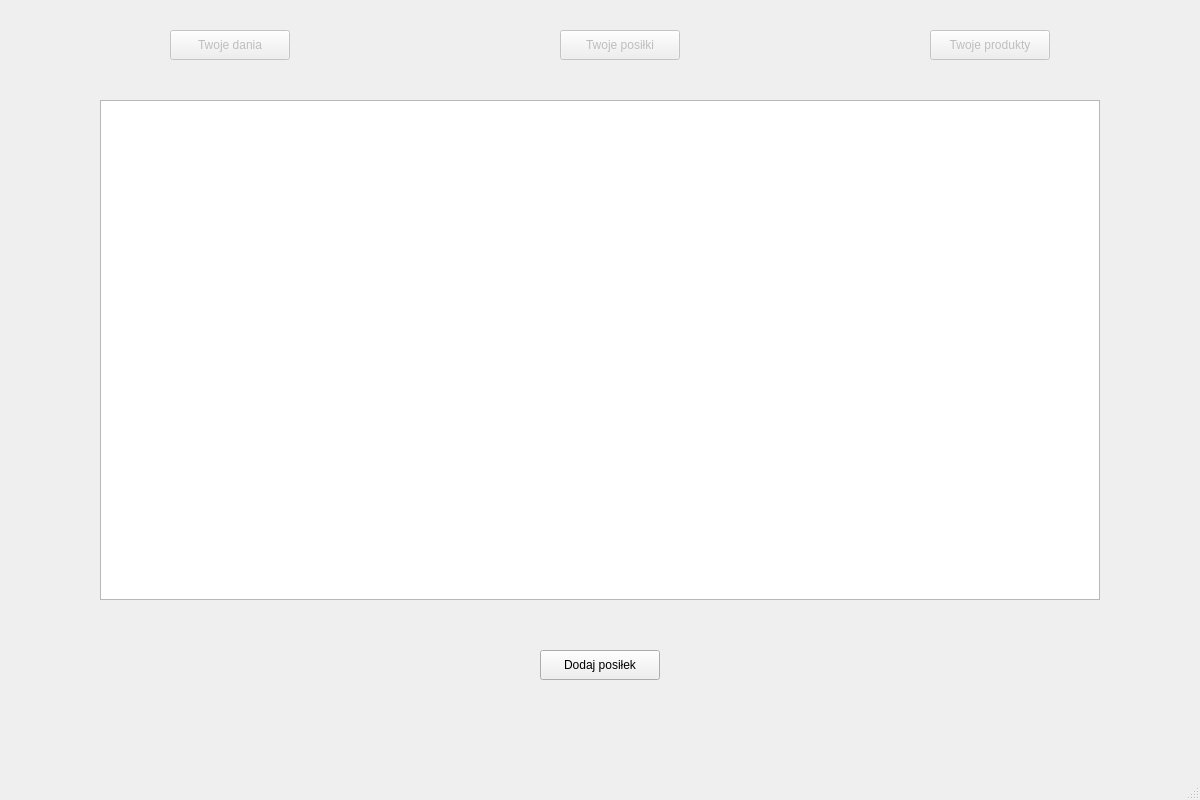
<?xml version="1.0" encoding="UTF-8"?>
<ui version="4.0">
 <class>MainWindow</class>
 <widget class="QMainWindow" name="MainWindow">
  <property name="geometry">
   <rect>
    <x>0</x>
    <y>0</y>
    <width>1200</width>
    <height>800</height>
   </rect>
  </property>
  <property name="sizePolicy">
   <sizepolicy hsizetype="Fixed" vsizetype="Fixed">
    <horstretch>0</horstretch>
    <verstretch>0</verstretch>
   </sizepolicy>
  </property>
  <property name="windowTitle">
   <string>Kalkulator WW i WBT</string>
  </property>
  <widget class="QWidget" name="centralwidget">
   <widget class="QStackedWidget" name="stackedWidget">
    <property name="geometry">
     <rect>
      <x>0</x>
      <y>90</y>
      <width>1200</width>
      <height>710</height>
     </rect>
    </property>
    <property name="currentIndex">
     <number>1</number>
    </property>
    <widget class="QWidget" name="mainPage"/>
    <widget class="QWidget" name="yourMeals">
     <widget class="QPushButton" name="addMealBut">
      <property name="geometry">
       <rect>
        <x>540</x>
        <y>560</y>
        <width>120</width>
        <height>30</height>
       </rect>
      </property>
      <property name="text">
       <string>Dodaj posiłek</string>
      </property>
     </widget>
     <widget class="MealsTable" name="dishesTable">
      <property name="enabled">
       <bool>true</bool>
      </property>
      <property name="geometry">
       <rect>
        <x>100</x>
        <y>10</y>
        <width>1000</width>
        <height>500</height>
       </rect>
      </property>
      <property name="sizePolicy">
       <sizepolicy hsizetype="Fixed" vsizetype="Fixed">
        <horstretch>0</horstretch>
        <verstretch>0</verstretch>
       </sizepolicy>
      </property>
      <property name="minimumSize">
       <size>
        <width>0</width>
        <height>0</height>
       </size>
      </property>
      <property name="sizeIncrement">
       <size>
        <width>0</width>
        <height>0</height>
       </size>
      </property>
      <property name="baseSize">
       <size>
        <width>0</width>
        <height>0</height>
       </size>
      </property>
      <property name="rowCount">
       <number>0</number>
      </property>
      <property name="columnCount">
       <number>0</number>
      </property>
      <attribute name="verticalHeaderVisible">
       <bool>false</bool>
      </attribute>
     </widget>
    </widget>
    <widget class="QWidget" name="yourProducts">
     <widget class="QPushButton" name="addProductBut">
      <property name="geometry">
       <rect>
        <x>470</x>
        <y>560</y>
        <width>120</width>
        <height>30</height>
       </rect>
      </property>
      <property name="text">
       <string>Dodaj produkt</string>
      </property>
     </widget>
     <widget class="ProductsTable" name="productsTable">
      <property name="enabled">
       <bool>true</bool>
      </property>
      <property name="geometry">
       <rect>
        <x>100</x>
        <y>10</y>
        <width>1000</width>
        <height>500</height>
       </rect>
      </property>
      <property name="sizePolicy">
       <sizepolicy hsizetype="Fixed" vsizetype="Fixed">
        <horstretch>0</horstretch>
        <verstretch>0</verstretch>
       </sizepolicy>
      </property>
      <property name="minimumSize">
       <size>
        <width>0</width>
        <height>0</height>
       </size>
      </property>
      <property name="sizeIncrement">
       <size>
        <width>0</width>
        <height>0</height>
       </size>
      </property>
      <property name="baseSize">
       <size>
        <width>0</width>
        <height>0</height>
       </size>
      </property>
      <property name="rowCount">
       <number>0</number>
      </property>
      <property name="columnCount">
       <number>0</number>
      </property>
      <attribute name="verticalHeaderVisible">
       <bool>false</bool>
      </attribute>
     </widget>
     <widget class="QPushButton" name="pushButton">
      <property name="geometry">
       <rect>
        <x>610</x>
        <y>560</y>
        <width>140</width>
        <height>30</height>
       </rect>
      </property>
      <property name="text">
       <string>Usun zaznaczone</string>
      </property>
     </widget>
    </widget>
    <widget class="QWidget" name="addProductPage">
     <widget class="QLabel" name="fatLabel_2">
      <property name="geometry">
       <rect>
        <x>270</x>
        <y>178</y>
        <width>60</width>
        <height>16</height>
       </rect>
      </property>
      <property name="text">
       <string>Tłuszcz:</string>
      </property>
     </widget>
     <widget class="QLineEdit" name="productName_2">
      <property name="geometry">
       <rect>
        <x>370</x>
        <y>100</y>
        <width>251</width>
        <height>21</height>
       </rect>
      </property>
     </widget>
     <widget class="QLabel" name="fiberLabel_2">
      <property name="geometry">
       <rect>
        <x>270</x>
        <y>258</y>
        <width>60</width>
        <height>16</height>
       </rect>
      </property>
      <property name="text">
       <string>Błonnik:</string>
      </property>
     </widget>
     <widget class="QDoubleSpinBox" name="protein_2">
      <property name="geometry">
       <rect>
        <x>400</x>
        <y>220</y>
        <width>62</width>
        <height>22</height>
       </rect>
      </property>
      <property name="maximum">
       <double>1000.000000000000000</double>
      </property>
     </widget>
     <widget class="QDoubleSpinBox" name="fat_2">
      <property name="geometry">
       <rect>
        <x>400</x>
        <y>180</y>
        <width>62</width>
        <height>22</height>
       </rect>
      </property>
      <property name="maximum">
       <double>1000.000000000000000</double>
      </property>
     </widget>
     <widget class="QLabel" name="carboLabel_2">
      <property name="geometry">
       <rect>
        <x>229</x>
        <y>140</y>
        <width>101</width>
        <height>20</height>
       </rect>
      </property>
      <property name="text">
       <string>Weglowodany:</string>
      </property>
     </widget>
     <widget class="QLabel" name="proteinLabel_2">
      <property name="geometry">
       <rect>
        <x>270</x>
        <y>218</y>
        <width>60</width>
        <height>16</height>
       </rect>
      </property>
      <property name="text">
       <string>Białko:</string>
      </property>
     </widget>
     <widget class="QDoubleSpinBox" name="fiber_2">
      <property name="geometry">
       <rect>
        <x>400</x>
        <y>260</y>
        <width>62</width>
        <height>22</height>
       </rect>
      </property>
      <property name="maximum">
       <double>1000.000000000000000</double>
      </property>
     </widget>
     <widget class="QLabel" name="productNameLabel_2">
      <property name="geometry">
       <rect>
        <x>219</x>
        <y>100</y>
        <width>111</width>
        <height>20</height>
       </rect>
      </property>
      <property name="text">
       <string>Nazwa produktu:</string>
      </property>
     </widget>
     <widget class="QDoubleSpinBox" name="carbo_2">
      <property name="geometry">
       <rect>
        <x>400</x>
        <y>140</y>
        <width>62</width>
        <height>22</height>
       </rect>
      </property>
      <property name="maximum">
       <double>1000.000000000000000</double>
      </property>
     </widget>
     <widget class="QPushButton" name="pushButton_7">
      <property name="geometry">
       <rect>
        <x>350</x>
        <y>330</y>
        <width>113</width>
        <height>32</height>
       </rect>
      </property>
      <property name="text">
       <string>Dodaj produkt</string>
      </property>
     </widget>
    </widget>
    <widget class="QWidget" name="yourDishes">
     <widget class="DishesTable" name="dishesTable_2">
      <property name="enabled">
       <bool>true</bool>
      </property>
      <property name="geometry">
       <rect>
        <x>100</x>
        <y>10</y>
        <width>1000</width>
        <height>500</height>
       </rect>
      </property>
      <property name="sizePolicy">
       <sizepolicy hsizetype="Fixed" vsizetype="Fixed">
        <horstretch>0</horstretch>
        <verstretch>0</verstretch>
       </sizepolicy>
      </property>
      <property name="minimumSize">
       <size>
        <width>0</width>
        <height>0</height>
       </size>
      </property>
      <property name="sizeIncrement">
       <size>
        <width>0</width>
        <height>0</height>
       </size>
      </property>
      <property name="baseSize">
       <size>
        <width>0</width>
        <height>0</height>
       </size>
      </property>
      <property name="rowCount">
       <number>10</number>
      </property>
      <property name="columnCount">
       <number>5</number>
      </property>
      <attribute name="verticalHeaderVisible">
       <bool>false</bool>
      </attribute>
      <row/>
      <row/>
      <row/>
      <row/>
      <row/>
      <row/>
      <row/>
      <row/>
      <row/>
      <row/>
      <column/>
      <column/>
      <column/>
      <column/>
      <column/>
     </widget>
     <widget class="QPushButton" name="addMealBut_2">
      <property name="geometry">
       <rect>
        <x>450</x>
        <y>550</y>
        <width>120</width>
        <height>30</height>
       </rect>
      </property>
      <property name="text">
       <string>Dodaj posiłek</string>
      </property>
     </widget>
     <widget class="QPushButton" name="pushButton_9">
      <property name="geometry">
       <rect>
        <x>590</x>
        <y>550</y>
        <width>131</width>
        <height>32</height>
       </rect>
      </property>
      <property name="text">
       <string>Usuń zaznaczone</string>
      </property>
     </widget>
    </widget>
    <widget class="QWidget" name="dishIngPage">
     <widget class="QPushButton" name="pushButton_2">
      <property name="geometry">
       <rect>
        <x>70</x>
        <y>10</y>
        <width>113</width>
        <height>32</height>
       </rect>
      </property>
      <property name="text">
       <string>Wróć</string>
      </property>
     </widget>
     <widget class="ProductsTable" name="dishIngTable">
      <property name="enabled">
       <bool>true</bool>
      </property>
      <property name="geometry">
       <rect>
        <x>100</x>
        <y>70</y>
        <width>1000</width>
        <height>500</height>
       </rect>
      </property>
      <property name="sizePolicy">
       <sizepolicy hsizetype="Fixed" vsizetype="Fixed">
        <horstretch>0</horstretch>
        <verstretch>0</verstretch>
       </sizepolicy>
      </property>
      <property name="minimumSize">
       <size>
        <width>0</width>
        <height>0</height>
       </size>
      </property>
      <property name="sizeIncrement">
       <size>
        <width>0</width>
        <height>0</height>
       </size>
      </property>
      <property name="baseSize">
       <size>
        <width>0</width>
        <height>0</height>
       </size>
      </property>
      <property name="rowCount">
       <number>10</number>
      </property>
      <property name="columnCount">
       <number>5</number>
      </property>
      <attribute name="verticalHeaderVisible">
       <bool>false</bool>
      </attribute>
      <row/>
      <row/>
      <row/>
      <row/>
      <row/>
      <row/>
      <row/>
      <row/>
      <row/>
      <row/>
      <column/>
      <column/>
      <column/>
      <column/>
      <column/>
     </widget>
     <widget class="QLabel" name="dishNameLabel">
      <property name="geometry">
       <rect>
        <x>180</x>
        <y>10</y>
        <width>881</width>
        <height>31</height>
       </rect>
      </property>
      <property name="font">
       <font>
        <pointsize>17</pointsize>
       </font>
      </property>
      <property name="text">
       <string>Składniki dania:</string>
      </property>
      <property name="textFormat">
       <enum>Qt::RichText</enum>
      </property>
      <property name="alignment">
       <set>Qt::AlignCenter</set>
      </property>
     </widget>
    </widget>
    <widget class="QWidget" name="mealIngPage">
     <widget class="QLabel" name="mealDateLabel">
      <property name="geometry">
       <rect>
        <x>180</x>
        <y>10</y>
        <width>881</width>
        <height>31</height>
       </rect>
      </property>
      <property name="font">
       <font>
        <pointsize>17</pointsize>
       </font>
      </property>
      <property name="text">
       <string>Posiłek z dnia: </string>
      </property>
      <property name="textFormat">
       <enum>Qt::RichText</enum>
      </property>
      <property name="alignment">
       <set>Qt::AlignCenter</set>
      </property>
     </widget>
     <widget class="QPushButton" name="backButton">
      <property name="geometry">
       <rect>
        <x>70</x>
        <y>10</y>
        <width>113</width>
        <height>32</height>
       </rect>
      </property>
      <property name="text">
       <string>Wróć</string>
      </property>
     </widget>
     <widget class="ProductsTable" name="mealIngTable">
      <property name="enabled">
       <bool>true</bool>
      </property>
      <property name="geometry">
       <rect>
        <x>100</x>
        <y>60</y>
        <width>1000</width>
        <height>500</height>
       </rect>
      </property>
      <property name="sizePolicy">
       <sizepolicy hsizetype="Fixed" vsizetype="Fixed">
        <horstretch>0</horstretch>
        <verstretch>0</verstretch>
       </sizepolicy>
      </property>
      <property name="minimumSize">
       <size>
        <width>0</width>
        <height>0</height>
       </size>
      </property>
      <property name="sizeIncrement">
       <size>
        <width>0</width>
        <height>0</height>
       </size>
      </property>
      <property name="baseSize">
       <size>
        <width>0</width>
        <height>0</height>
       </size>
      </property>
      <property name="rowCount">
       <number>10</number>
      </property>
      <property name="columnCount">
       <number>5</number>
      </property>
      <attribute name="verticalHeaderVisible">
       <bool>false</bool>
      </attribute>
      <row/>
      <row/>
      <row/>
      <row/>
      <row/>
      <row/>
      <row/>
      <row/>
      <row/>
      <row/>
      <column/>
      <column/>
      <column/>
      <column/>
      <column/>
     </widget>
    </widget>
    <widget class="QWidget" name="dishNameSet">
     <widget class="QLabel" name="dishNameLabel_2">
      <property name="geometry">
       <rect>
        <x>290</x>
        <y>165</y>
        <width>81</width>
        <height>16</height>
       </rect>
      </property>
      <property name="text">
       <string>Nazwa dania:</string>
      </property>
     </widget>
     <widget class="QLineEdit" name="dishNameInput">
      <property name="geometry">
       <rect>
        <x>440</x>
        <y>165</y>
        <width>231</width>
        <height>21</height>
       </rect>
      </property>
     </widget>
     <widget class="QPushButton" name="dishSet1Next">
      <property name="geometry">
       <rect>
        <x>720</x>
        <y>160</y>
        <width>81</width>
        <height>32</height>
       </rect>
      </property>
      <property name="text">
       <string>Dalej</string>
      </property>
     </widget>
    </widget>
    <widget class="QWidget" name="addDishProdTabPage">
     <widget class="QPushButton" name="addProductBut_2">
      <property name="geometry">
       <rect>
        <x>980</x>
        <y>500</y>
        <width>120</width>
        <height>30</height>
       </rect>
      </property>
      <property name="text">
       <string>Dodaj produkt</string>
      </property>
     </widget>
     <widget class="ProductsTable" name="newDishProdTable">
      <property name="enabled">
       <bool>true</bool>
      </property>
      <property name="geometry">
       <rect>
        <x>100</x>
        <y>0</y>
        <width>1000</width>
        <height>500</height>
       </rect>
      </property>
      <property name="sizePolicy">
       <sizepolicy hsizetype="Fixed" vsizetype="Fixed">
        <horstretch>0</horstretch>
        <verstretch>0</verstretch>
       </sizepolicy>
      </property>
      <property name="minimumSize">
       <size>
        <width>0</width>
        <height>0</height>
       </size>
      </property>
      <property name="sizeIncrement">
       <size>
        <width>0</width>
        <height>0</height>
       </size>
      </property>
      <property name="baseSize">
       <size>
        <width>0</width>
        <height>0</height>
       </size>
      </property>
      <property name="rowCount">
       <number>0</number>
      </property>
      <property name="columnCount">
       <number>0</number>
      </property>
      <attribute name="verticalHeaderVisible">
       <bool>false</bool>
      </attribute>
     </widget>
     <widget class="QPushButton" name="pushButton_4">
      <property name="geometry">
       <rect>
        <x>672</x>
        <y>550</y>
        <width>71</width>
        <height>32</height>
       </rect>
      </property>
      <property name="text">
       <string>Anuluj</string>
      </property>
     </widget>
     <widget class="QPushButton" name="pushButton_5">
      <property name="geometry">
       <rect>
        <x>472</x>
        <y>550</y>
        <width>71</width>
        <height>32</height>
       </rect>
      </property>
      <property name="text">
       <string>Wstecz</string>
      </property>
     </widget>
     <widget class="QPushButton" name="pushButton_6">
      <property name="geometry">
       <rect>
        <x>550</x>
        <y>550</y>
        <width>113</width>
        <height>32</height>
       </rect>
      </property>
      <property name="text">
       <string>Dodaj danie</string>
      </property>
     </widget>
    </widget>
    <widget class="QWidget" name="addDishaddProd">
     <widget class="QLabel" name="carboLabel_3">
      <property name="geometry">
       <rect>
        <x>289</x>
        <y>202</y>
        <width>101</width>
        <height>20</height>
       </rect>
      </property>
      <property name="text">
       <string>Weglowodany:</string>
      </property>
     </widget>
     <widget class="QLabel" name="fiberLabel_3">
      <property name="geometry">
       <rect>
        <x>330</x>
        <y>320</y>
        <width>60</width>
        <height>16</height>
       </rect>
      </property>
      <property name="text">
       <string>Błonnik:</string>
      </property>
     </widget>
     <widget class="QLineEdit" name="productName_3">
      <property name="geometry">
       <rect>
        <x>430</x>
        <y>162</y>
        <width>251</width>
        <height>21</height>
       </rect>
      </property>
     </widget>
     <widget class="QLabel" name="fatLabel_3">
      <property name="geometry">
       <rect>
        <x>330</x>
        <y>240</y>
        <width>60</width>
        <height>16</height>
       </rect>
      </property>
      <property name="text">
       <string>Tłuszcz:</string>
      </property>
     </widget>
     <widget class="QLabel" name="productNameLabel_3">
      <property name="geometry">
       <rect>
        <x>279</x>
        <y>162</y>
        <width>111</width>
        <height>20</height>
       </rect>
      </property>
      <property name="text">
       <string>Nazwa produktu:</string>
      </property>
     </widget>
     <widget class="QLabel" name="proteinLabel_3">
      <property name="geometry">
       <rect>
        <x>330</x>
        <y>280</y>
        <width>60</width>
        <height>16</height>
       </rect>
      </property>
      <property name="text">
       <string>Białko:</string>
      </property>
     </widget>
     <widget class="QDoubleSpinBox" name="protein_3">
      <property name="geometry">
       <rect>
        <x>460</x>
        <y>282</y>
        <width>62</width>
        <height>22</height>
       </rect>
      </property>
      <property name="maximum">
       <double>1000.000000000000000</double>
      </property>
     </widget>
     <widget class="QDoubleSpinBox" name="carbo_3">
      <property name="geometry">
       <rect>
        <x>460</x>
        <y>202</y>
        <width>62</width>
        <height>22</height>
       </rect>
      </property>
      <property name="maximum">
       <double>1000.000000000000000</double>
      </property>
     </widget>
     <widget class="QDoubleSpinBox" name="fiber_3">
      <property name="geometry">
       <rect>
        <x>460</x>
        <y>322</y>
        <width>62</width>
        <height>22</height>
       </rect>
      </property>
      <property name="maximum">
       <double>1000.000000000000000</double>
      </property>
     </widget>
     <widget class="QDoubleSpinBox" name="fat_3">
      <property name="geometry">
       <rect>
        <x>460</x>
        <y>242</y>
        <width>62</width>
        <height>22</height>
       </rect>
      </property>
      <property name="maximum">
       <double>1000.000000000000000</double>
      </property>
     </widget>
     <widget class="QPushButton" name="pushButton_8">
      <property name="geometry">
       <rect>
        <x>410</x>
        <y>392</y>
        <width>113</width>
        <height>32</height>
       </rect>
      </property>
      <property name="text">
       <string>Dodaj produkt</string>
      </property>
     </widget>
     <widget class="QPushButton" name="pushButton_3">
      <property name="geometry">
       <rect>
        <x>100</x>
        <y>30</y>
        <width>113</width>
        <height>32</height>
       </rect>
      </property>
      <property name="text">
       <string>Wróć</string>
      </property>
     </widget>
    </widget>
    <widget class="QWidget" name="addingMealPage">
     <widget class="SimpleTable" name="mealAddedProdTab">
      <property name="geometry">
       <rect>
        <x>190</x>
        <y>100</y>
        <width>261</width>
        <height>391</height>
       </rect>
      </property>
     </widget>
     <widget class="SimpleTable" name="mealAddedDishTab">
      <property name="geometry">
       <rect>
        <x>690</x>
        <y>100</y>
        <width>261</width>
        <height>391</height>
       </rect>
      </property>
     </widget>
     <widget class="QLabel" name="label">
      <property name="geometry">
       <rect>
        <x>199</x>
        <y>56</y>
        <width>241</width>
        <height>20</height>
       </rect>
      </property>
      <property name="font">
       <font>
        <weight>75</weight>
        <bold>true</bold>
       </font>
      </property>
      <property name="text">
       <string>Dodane produkty:</string>
      </property>
      <property name="alignment">
       <set>Qt::AlignCenter</set>
      </property>
     </widget>
     <widget class="QLabel" name="label_2">
      <property name="geometry">
       <rect>
        <x>700</x>
        <y>60</y>
        <width>241</width>
        <height>20</height>
       </rect>
      </property>
      <property name="font">
       <font>
        <weight>75</weight>
        <bold>true</bold>
       </font>
      </property>
      <property name="text">
       <string>Dodane dania:</string>
      </property>
      <property name="alignment">
       <set>Qt::AlignCenter</set>
      </property>
     </widget>
     <widget class="QPushButton" name="addMealButton">
      <property name="geometry">
       <rect>
        <x>510</x>
        <y>580</y>
        <width>113</width>
        <height>32</height>
       </rect>
      </property>
      <property name="text">
       <string>Dodaj posiłek</string>
      </property>
     </widget>
     <widget class="QPushButton" name="mealAddProdBut">
      <property name="geometry">
       <rect>
        <x>270</x>
        <y>500</y>
        <width>113</width>
        <height>32</height>
       </rect>
      </property>
      <property name="text">
       <string>Dodaj produkt</string>
      </property>
     </widget>
     <widget class="QPushButton" name="mealAddDishButton">
      <property name="geometry">
       <rect>
        <x>770</x>
        <y>500</y>
        <width>113</width>
        <height>32</height>
       </rect>
      </property>
      <property name="text">
       <string>Dodaj danie</string>
      </property>
     </widget>
     <widget class="QLabel" name="label_3">
      <property name="geometry">
       <rect>
        <x>400</x>
        <y>10</y>
        <width>91</width>
        <height>31</height>
       </rect>
      </property>
      <property name="font">
       <font>
        <pointsize>15</pointsize>
       </font>
      </property>
      <property name="text">
       <string>SUMA WW:</string>
      </property>
     </widget>
     <widget class="QLabel" name="sumaWW">
      <property name="geometry">
       <rect>
        <x>500</x>
        <y>10</y>
        <width>60</width>
        <height>31</height>
       </rect>
      </property>
      <property name="font">
       <font>
        <pointsize>15</pointsize>
        <weight>75</weight>
        <bold>true</bold>
       </font>
      </property>
      <property name="text">
       <string>0</string>
      </property>
     </widget>
     <widget class="QLabel" name="label_5">
      <property name="geometry">
       <rect>
        <x>590</x>
        <y>10</y>
        <width>91</width>
        <height>31</height>
       </rect>
      </property>
      <property name="font">
       <font>
        <pointsize>15</pointsize>
       </font>
      </property>
      <property name="text">
       <string>SUMA WBT:</string>
      </property>
     </widget>
     <widget class="QLabel" name="sumaWBT">
      <property name="geometry">
       <rect>
        <x>690</x>
        <y>10</y>
        <width>60</width>
        <height>31</height>
       </rect>
      </property>
      <property name="font">
       <font>
        <pointsize>15</pointsize>
        <weight>75</weight>
        <bold>true</bold>
       </font>
      </property>
      <property name="text">
       <string>0</string>
      </property>
     </widget>
    </widget>
    <widget class="QWidget" name="mealAddProductPage">
     <widget class="QPushButton" name="addProductBut_3">
      <property name="geometry">
       <rect>
        <x>460</x>
        <y>550</y>
        <width>140</width>
        <height>30</height>
       </rect>
      </property>
      <property name="text">
       <string>Dodaj ten produkt</string>
      </property>
     </widget>
     <widget class="ProductsTable" name="mealAddProdTab">
      <property name="enabled">
       <bool>true</bool>
      </property>
      <property name="geometry">
       <rect>
        <x>100</x>
        <y>0</y>
        <width>1000</width>
        <height>500</height>
       </rect>
      </property>
      <property name="sizePolicy">
       <sizepolicy hsizetype="Fixed" vsizetype="Fixed">
        <horstretch>0</horstretch>
        <verstretch>0</verstretch>
       </sizepolicy>
      </property>
      <property name="minimumSize">
       <size>
        <width>0</width>
        <height>0</height>
       </size>
      </property>
      <property name="sizeIncrement">
       <size>
        <width>0</width>
        <height>0</height>
       </size>
      </property>
      <property name="baseSize">
       <size>
        <width>0</width>
        <height>0</height>
       </size>
      </property>
      <property name="rowCount">
       <number>0</number>
      </property>
      <property name="columnCount">
       <number>0</number>
      </property>
      <attribute name="verticalHeaderVisible">
       <bool>false</bool>
      </attribute>
     </widget>
     <widget class="QPushButton" name="pushButton_10">
      <property name="geometry">
       <rect>
        <x>620</x>
        <y>550</y>
        <width>113</width>
        <height>32</height>
       </rect>
      </property>
      <property name="text">
       <string>Wstecz</string>
      </property>
     </widget>
    </widget>
    <widget class="QWidget" name="mealAddDishPage">
     <widget class="QPushButton" name="mealAddDishBut">
      <property name="geometry">
       <rect>
        <x>470</x>
        <y>540</y>
        <width>120</width>
        <height>30</height>
       </rect>
      </property>
      <property name="text">
       <string>Dodaj posiłek</string>
      </property>
     </widget>
     <widget class="DishesTable" name="mealAddDishTab">
      <property name="enabled">
       <bool>true</bool>
      </property>
      <property name="geometry">
       <rect>
        <x>100</x>
        <y>0</y>
        <width>1000</width>
        <height>500</height>
       </rect>
      </property>
      <property name="sizePolicy">
       <sizepolicy hsizetype="Fixed" vsizetype="Fixed">
        <horstretch>0</horstretch>
        <verstretch>0</verstretch>
       </sizepolicy>
      </property>
      <property name="minimumSize">
       <size>
        <width>0</width>
        <height>0</height>
       </size>
      </property>
      <property name="sizeIncrement">
       <size>
        <width>0</width>
        <height>0</height>
       </size>
      </property>
      <property name="baseSize">
       <size>
        <width>0</width>
        <height>0</height>
       </size>
      </property>
      <property name="rowCount">
       <number>10</number>
      </property>
      <property name="columnCount">
       <number>5</number>
      </property>
      <attribute name="verticalHeaderVisible">
       <bool>false</bool>
      </attribute>
      <row/>
      <row/>
      <row/>
      <row/>
      <row/>
      <row/>
      <row/>
      <row/>
      <row/>
      <row/>
      <column/>
      <column/>
      <column/>
      <column/>
      <column/>
     </widget>
     <widget class="QPushButton" name="pushButton_11">
      <property name="geometry">
       <rect>
        <x>610</x>
        <y>540</y>
        <width>113</width>
        <height>32</height>
       </rect>
      </property>
      <property name="text">
       <string>Wróć</string>
      </property>
     </widget>
    </widget>
   </widget>
   <widget class="QPushButton" name="yourDishesBut">
    <property name="enabled">
     <bool>false</bool>
    </property>
    <property name="geometry">
     <rect>
      <x>170</x>
      <y>30</y>
      <width>120</width>
      <height>30</height>
     </rect>
    </property>
    <property name="text">
     <string>Twoje dania</string>
    </property>
   </widget>
   <widget class="QPushButton" name="yourMealsBut">
    <property name="enabled">
     <bool>false</bool>
    </property>
    <property name="geometry">
     <rect>
      <x>560</x>
      <y>30</y>
      <width>120</width>
      <height>30</height>
     </rect>
    </property>
    <property name="text">
     <string>Twoje posiłki</string>
    </property>
   </widget>
   <widget class="QPushButton" name="yourProductsBut">
    <property name="enabled">
     <bool>false</bool>
    </property>
    <property name="geometry">
     <rect>
      <x>930</x>
      <y>30</y>
      <width>120</width>
      <height>30</height>
     </rect>
    </property>
    <property name="text">
     <string>Twoje produkty</string>
    </property>
   </widget>
  </widget>
  <widget class="QMenuBar" name="menubar">
   <property name="geometry">
    <rect>
     <x>0</x>
     <y>0</y>
     <width>1200</width>
     <height>22</height>
    </rect>
   </property>
  </widget>
  <widget class="QStatusBar" name="statusbar"/>
 </widget>
 <customwidgets>
  <customwidget>
   <class>ProductsTable</class>
   <extends>QTableWidget</extends>
   <header>tables/headers/ProductsTable.h</header>
  </customwidget>
  <customwidget>
   <class>DishesTable</class>
   <extends>QTableWidget</extends>
   <header>tables/headers/DishesTable.h</header>
  </customwidget>
  <customwidget>
   <class>MealsTable</class>
   <extends>QTableWidget</extends>
   <header>tables/headers/MealsTable.h</header>
  </customwidget>
  <customwidget>
   <class>SimpleTable</class>
   <extends>QTableWidget</extends>
   <header>tables/headers/SimpleTable.h</header>
  </customwidget>
 </customwidgets>
 <resources/>
 <connections/>
</ui>
